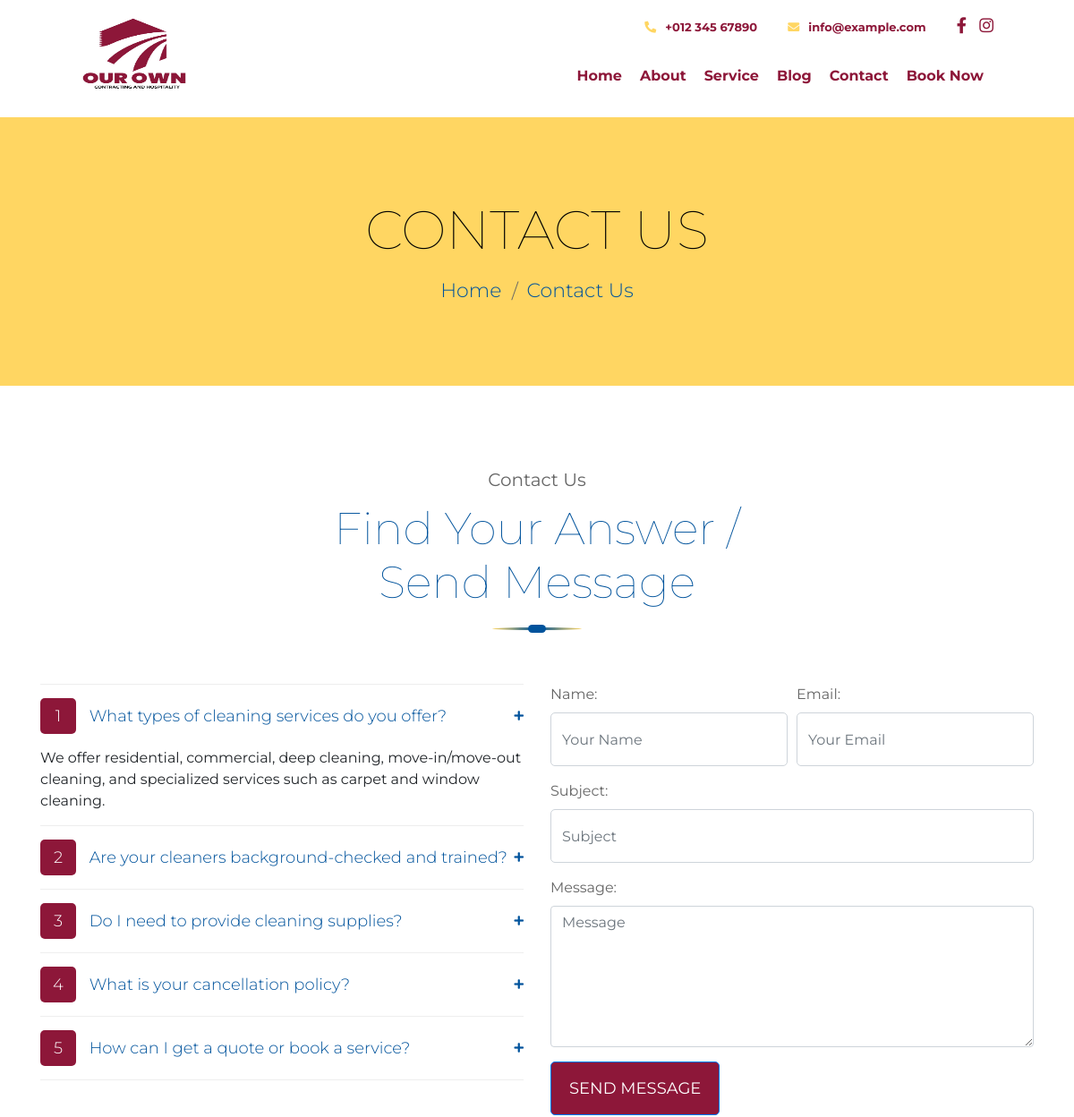
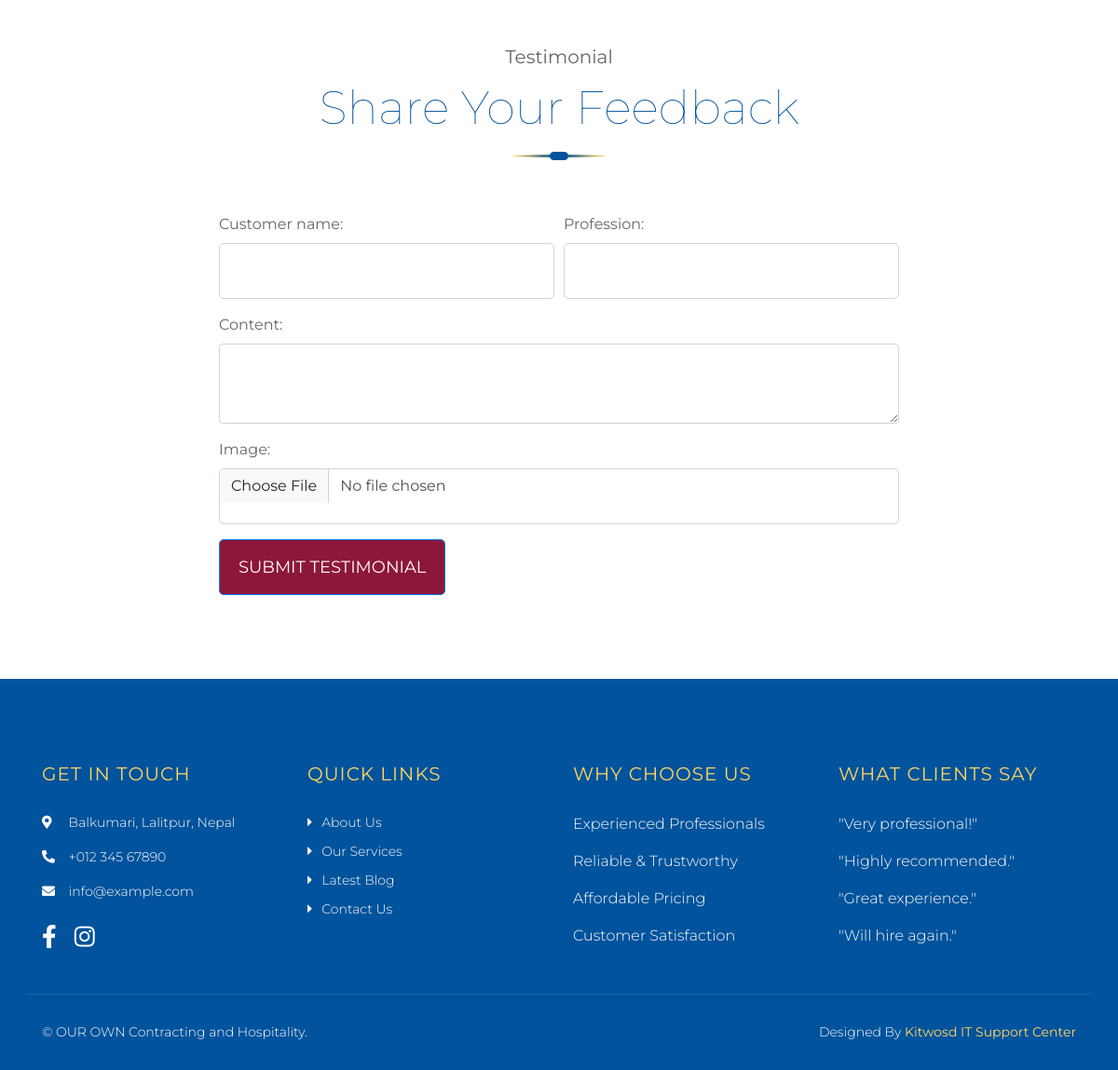
Page /contact/ on the committed database (2 pictures, top to bottom).
### core/models.py (models this page shows, shortened)
class OrganizationInfo(models.Model):
    name = models.CharField(max_length=255, default="Our Company")
    logo = models.ImageField(upload_to='organization_logos/', null=True, blank=True)
    address = models.TextField()
    phone1 = models.CharField("Phone 1", max_length=20)
    phone2 = models.CharField("Phone 2", max_length=20, blank=True, null=True)
    email1 = models.EmailField("Email 1")
    email2 = models.EmailField("Email 2", blank=True, null=True)
    facebook = models.URLField(blank=True, null=True)
    twitter = models.URLField(blank=True, null=True)
    instagram = models.URLField(blank=True, null=True)
    linkedin = models.URLField(blank=True, null=True)

class FAQ(models.Model):
    question = models.CharField(max_length=255)
    answer = models.TextField()

### core/views.py (the view)
# urls.py: path('contact/', views.contact, name='contact'),
def contact(request):
    if request.method == "POST":
        if 'name' in request.POST and 'email' in request.POST:
            form = ContactForm(request.POST)
            testimonial_form = TestimonialForm()  # empty for now
            if form.is_valid():
                form.save()
                messages.success(request, "Your message has been sent successfully.")
                return redirect('contact')
        elif 'customer_name' in request.POST and 'profession' in request.POST:
            testimonial_form = TestimonialForm(request.POST, request.FILES)
            form = ContactForm()  # empty for now
            if testimonial_form.is_valid():
                testimonial_form.save()
                messages.success(request, "Your testimonial has been submitted successfully.")
                return redirect('contact')
        else:
            form = ContactForm()
            testimonial_form = TestimonialForm()
    else:
        form = ContactForm()
        testimonial_form = TestimonialForm()
    faqs = FAQ.objects.all()
    return render(request, 'core/contact.html', {
        'form': form,
        'testimonial_form': testimonial_form,
        'faqs': faqs
    })

### core/forms.py
class ContactForm(forms.ModelForm):
    class Meta:
        model = ContactMessage
        fields = ['name', 'email', 'subject', 'message']
        widgets = {
            'name': forms.TextInput(attrs={'class': 'form-control', 'placeholder': 'Your Name'}),
            'email': forms.EmailInput(attrs={'class': 'form-control', 'placeholder': 'Your Email'}),
            'subject': forms.TextInput(attrs={'class': 'form-control', 'placeholder': 'Subject'}),
            'message': forms.Textarea(attrs={'class': 'form-control', 'rows': 6, 'placeholder': 'Message'}),
        }

class TestimonialForm(forms.ModelForm):
    class Meta:
        model = Testimonial
        fields = ['customer_name', 'profession', 'content', 'image']
        widgets = {
            'customer_name': forms.TextInput(attrs={'class': 'form-control'}),
            'profession': forms.TextInput(attrs={'class': 'form-control'}),
            'content': forms.Textarea(attrs={'class': 'form-control', 'rows': 3}),
            'image': forms.ClearableFileInput(attrs={'class': 'form-control'}),
        }

### core/context_processors.py (called while the page is built)
def organization_info(request):
    org = OrganizationInfo.objects.first()
    return {
        'org': org
    }

### core/templates/core/contact.html (shortened to what this page needs)
{% extends "base.html" %}
{% load static %}
{% load widget_tweaks %}
{% block content %}
<div class="page-header">
    <div class="container">
        <div class="row">
            <div class="col-12">
                <h2>Contact Us</h2>
            </div>
            <div class="col-12">
                <a href="{% url 'home' %}">Home</a>
                <a href="#">Contact Us</a>
            </div>
        </div>
    </div>
</div>
<div class="contact">
    <div class="container">
        <div class="section-header">
            <p>Contact Us</p>
            <h2>Find Your Answer / Send Message</h2>
        </div>
        <div class="row">
            <div class="col-md-6">
                <div class="faqs">
                    <div id="accordion">
                        {% for faq in faqs %}
                            <div class="card">
                                <div class="card-header">
                                    <a class="card-link {% if not forloop.first %}collapsed{% endif %}" data-toggle="collapse" href="#collapse{{ forloop.counter }}">
                                        <span>{{ forloop.counter }}</span> {{ faq.question }}
                                    </a>
                                </div>
                                <div id="collapse{{ forloop.counter }}" class="collapse {% if forloop.first %}show{% endif %}" data-parent="#accordion">
                                    <div class="card-body">
                                        {{ faq.answer }}
                                    </div>
                                </div>
                            </div>
                        {% endfor %}
                    </div>
                </div>
            </div>
            <div class="col-md-6">
                <div class="contact-form">
                    <form method="post" action="">
                        <div class="form-row">
                            <div class="form-group col-md-6">
                                {{ form.name.label_tag }}
                                {{ form.name|add_class:"form-control" }}
                            </div>
                            <div class="form-group col-md-6">
                                {{ form.email.label_tag }}
                                {{ form.email|add_class:"form-control" }}
                            </div>
                        </div>
                        <div class="form-group">
                            {{ form.subject.label_tag }}
                            {{ form.subject|add_class:"form-control" }}
                        </div>
                        <div class="form-group">
                            {{ form.message.label_tag }}
                            {{ form.message|add_class:"form-control" }}
                        </div>
                        <button class="btn btn-primary" type="submit">Send Message</button>
                    </form>
                </div>
            </div>
        </div>
        <div class="section-header mt-5">
            <p>Testimonial</p>
            <h2>Share Your Feedback</h2>
        </div>
        <div class="row justify-content-center">
            <div class="col-md-8">
                <div class="contact-form">
                    <form method="post" action="" enctype="multipart/form-data">
                        <div class="form-row">
                            <div class="form-group col-md-6">
                                {{ testimonial_form.customer_name.label_tag }}
                                {{ testimonial_form.customer_name|add_class:"form-control" }}
                            </div>
                            <div class="form-group col-md-6">
                                {{ testimonial_form.profession.label_tag }}
                                {{ testimonial_form.profession|add_class:"form-control" }}
                            </div>
                        </div>
                        <div class="form-group">
                            {{ testimonial_form.content.label_tag }}
                            {{ testimonial_form.content|add_class:"form-control" }}
                        </div>
                        <div class="form-group">
                            {{ testimonial_form.image.label_tag }}
                            {{ testimonial_form.image }}
                        </div>
                        <button type="submit" class="btn btn-primary">Submit Testimonial</button>
                    </form>
                </div>
            </div>
        </div>
    </div>
</div>
{% endblock %}

### core/templates/base.html (shortened to what this page needs)
{% load static %}
<!DOCTYPE html>
<html lang="en">
<head>
    <link href="https://cdn.jsdelivr.net/npm/bootstrap@5.3.2/dist/css/bootstrap.min.css" rel="stylesheet">
    <link href="https://cdn.jsdelivr.net/npm/bootstrap-icons@1.10.5/font/bootstrap-icons.css" rel="stylesheet">
    <link href="https://stackpath.bootstrapcdn.com/bootstrap/4.4.1/css/bootstrap.min.css" rel="stylesheet">
    <link href="https://cdnjs.cloudflare.com/ajax/libs/font-awesome/5.10.0/css/all.min.css" rel="stylesheet">
    <link href="{% static 'lib/owlcarousel/assets/owl.carousel.min.css' %}" rel="stylesheet">
    <link href="{% static 'lib/lightbox/css/lightbox.min.css' %}" rel="stylesheet">
    <link href="{% static 'css/style.css' %}" rel="stylesheet">
</head>
<body>
    <div class="wrapper">
        <div class="header w-100">
            <div class="container-fluid">
                <div class="header-top row align-items-center">
                    <div class="col-lg-3">
                        <div class="brand">
                            <a href="{% url 'home' %}">
                                <img src="{% if org and org.logo %}{{ org.logo.url }}{% else %}{% static 'img/logo.jpg' %}{% endif %}" alt="{{ org.name|default:'OUR OWN Contracting and Hospitality' }}" class="img-fluid">
                            </a>
                        </div>
                    </div>
                    <div class="col-lg-9">
                        <div class="topbar">
                            <div class="topbar-col">
                                {% if org and org.phone1 %}
                                    <a href="tel:{{ org.phone1 }}"><i class="fa fa-phone-alt"></i><strong>{{ org.phone1 }}</strong></a>
                                {% else %}
                                    <a href="tel:+01234567890"><i class="fa fa-phone-alt"></i><strong>+012 345 67890</strong></a>
                                {% endif %}
                            </div>
                            <div class="topbar-col">
                                {% if org and org.email1 %}
                                    <a href="mailto:{{ org.email1 }}"><i class="fa fa-envelope"></i><strong>{{ org.email1 }}</strong></a>
                                {% else %}
                                    <a href="mailto:info@example.com"><i class="fa fa-envelope"></i><strong>info@example.com</strong></a>
                                {% endif %}
                            </div>
                            <div class="topbar-col">
                                <div class="topbar-social">
                                    {% if org and org.facebook %}
                                        <a href="{{ org.facebook }}"><i class="fab fa-facebook-f"></i></a>
                                    {% endif %}
                                    {% if org and org.instagram %}
                                        <a href="{{ org.instagram }}"><i class="fab fa-instagram"></i></a>
                                    {% endif %}
                                </div>
                            </div>
                        </div>
                        <div class="navbar navbar-expand-lg bg-light navbar-light">
                            <div class="collapse navbar-collapse justify-content-between" id="navbarCollapse">
                                <div class="navbar-nav ml-auto">
                                    <a href="{% url 'home' %}" class="nav-item nav-link"><strong>Home</strong></a>
                                    <a href="{% url 'about' %}" class="nav-item nav-link"><strong>About</strong></a>
                                    <a href="{% url 'services' %}" class="nav-item nav-link"><strong>Service</strong></a>
                                    <a href="{% url 'blog' %}" class="nav-item nav-link"><strong>Blog</strong></a>
                                    <a href="{% url 'contact' %}" class="nav-item nav-link"><strong>Contact</strong></a>
                                    <a href="{% url 'book_now' %}" class="nav-item nav-link"><strong>Book Now</strong></a>
                                </div>
                            </div>
                        </div>
                    </div>
                </div>
            </div>
        </div>
        {% block content %}{% endblock %}
        <div class="footer">
            <div class="container">
                <div class="row">
                    <div class="col-md-6 col-lg-3">
                        <div class="footer-contact">
                            <h2>Get In Touch</h2>
                            <p><i class="fa fa-map-marker-alt"></i> {{ org.address|default:"123 Street, New York, USA" }}</p>
                            <p><i class="fa fa-phone-alt"></i> {{ org.phone1|default:"+012 345 67890" }}</p>
                            <p><i class="fa fa-envelope"></i> {{ org.email1|default:"info@example.com" }}</p>
                            <div class="footer-social">
                                {% if org and org.facebook %}
                                    <a href="{{ org.facebook }}"><i class="fab fa-facebook-f"></i></a>
                                {% endif %}
                                {% if org and org.instagram %}
                                    <a href="{{ org.instagram }}"><i class="fab fa-instagram"></i></a>
                                {% endif %}
                            </div>
                        </div>
                    </div>
                    <div class="col-md-6 col-lg-3">
                        <div class="footer-link">
                            <h2>Quick Links</h2>
                            <a href="{% url 'about' %}">About Us</a>
                            <a href="{% url 'services' %}">Our Services</a>
                            <a href="{% url 'blog' %}">Latest Blog</a>
                            <a href="{% url 'contact' %}">Contact Us</a>
                        </div>
                    </div>
                    <div class="col-md-6 col-lg-3">
                        <div class="footer-link">
                            <h2>Why Choose Us</h2>
                            <p>Experienced Professionals</p>
                            <p>Reliable &amp; Trustworthy</p>
                            <p>Affordable Pricing</p>
                            <p>Customer Satisfaction</p>
                        </div>
                    </div>
                    <div class="col-md-6 col-lg-3">
                        <div class="footer-link">
                            <h2>What Clients Say</h2>
                            <p>"Very professional!"</p>
                            <p>"Highly recommended."</p>
                            <p>"Great experience."</p>
                            <p>"Will hire again."</p>
                        </div>
                    </div>
                </div>
            </div>
            <div class="container copyright">
                <div class="row">
                    <div class="col-md-6">
                        <p>&copy; {{ org.name|default:"OUR OWN Contracting and Hospitality" }}.</p>
                    </div>
                    <div class="col-md-6">
                        <p>Designed By <a href="https://www.kitwosd.com/">Kitwosd IT Support Center</a></p>
                    </div>
                </div>
            </div>
        </div>
    </div>
</body>
</html>

### rows in the picture
OrganizationInfo: logo (picture), phone1 "+012 345 67890", email1 "info@example.com", address "Balkumari, Lalitpur, Nepal", name "OUR OWN Contracting and Hospitality"
FAQ: question "What types of cleaning services do you offer?", answer "We offer residential, commercial, deep cleaning, move-in/move-out cleaning, and specialized services such as carpet and window cleaning."
FAQ: question "Are your cleaners background-checked and trained?"
FAQ: question "Do I need to provide cleaning supplies?"
FAQ: question "What is your cancellation policy?"
FAQ: question "How can I get a quote or book a service?"

### other values in the picture
{{ testimonial_form.customer_name.label_tag }} "Customer name:"
{{ testimonial_form.profession.label_tag }} "Profession:"
{{ testimonial_form.content.label_tag }} "Content:"
{{ testimonial_form.image.label_tag }} "Image:"
